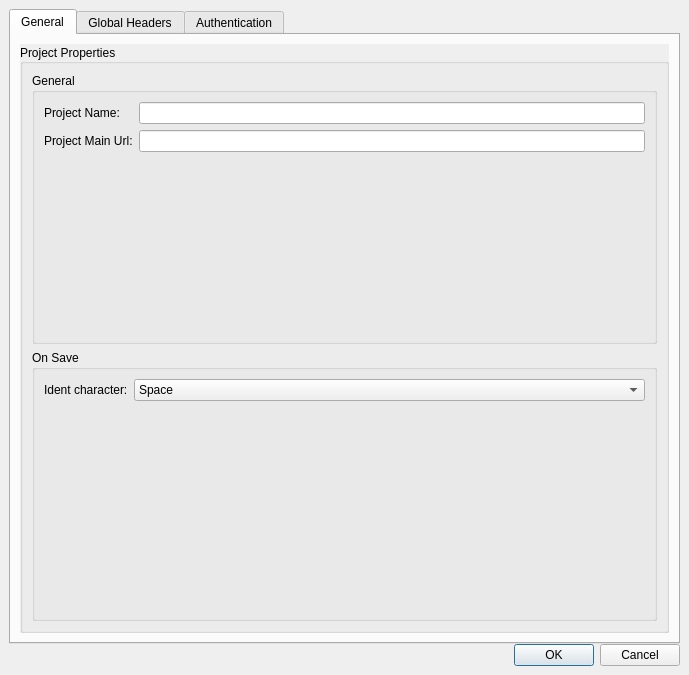
<?xml version="1.0" encoding="UTF-8"?>
<ui version="4.0">
 <class>ProjectProperties</class>
 <widget class="QDialog" name="ProjectProperties">
  <property name="geometry">
   <rect>
    <x>0</x>
    <y>0</y>
    <width>689</width>
    <height>675</height>
   </rect>
  </property>
  <property name="windowTitle">
   <string>Project Properties</string>
  </property>
  <layout class="QVBoxLayout" name="verticalLayout">
   <property name="spacing">
    <number>0</number>
   </property>
   <property name="sizeConstraint">
    <enum>QLayout::SetMaximumSize</enum>
   </property>
   <property name="leftMargin">
    <number>9</number>
   </property>
   <property name="topMargin">
    <number>9</number>
   </property>
   <property name="rightMargin">
    <number>9</number>
   </property>
   <property name="bottomMargin">
    <number>9</number>
   </property>
   <item>
    <widget class="QTabWidget" name="tabWidget">
     <property name="currentIndex">
      <number>0</number>
     </property>
     <widget class="QWidget" name="tabGeneral">
      <attribute name="title">
       <string>General</string>
      </attribute>
      <layout class="QVBoxLayout" name="verticalLayout_3">
       <item>
        <widget class="QGroupBox" name="gbProjectProperties">
         <property name="sizePolicy">
          <sizepolicy hsizetype="Expanding" vsizetype="Expanding">
           <horstretch>0</horstretch>
           <verstretch>0</verstretch>
          </sizepolicy>
         </property>
         <property name="autoFillBackground">
          <bool>true</bool>
         </property>
         <property name="title">
          <string>Project Properties</string>
         </property>
         <property name="alignment">
          <set>Qt::AlignJustify|Qt::AlignVCenter</set>
         </property>
         <layout class="QVBoxLayout" name="verticalLayout_2">
          <property name="sizeConstraint">
           <enum>QLayout::SetMaximumSize</enum>
          </property>
          <item>
           <widget class="QGroupBox" name="gbGeneral">
            <property name="title">
             <string>General</string>
            </property>
            <layout class="QFormLayout" name="formLayout">
             <item row="0" column="0">
              <widget class="QLabel" name="lbProjectName">
               <property name="text">
                <string>Project Name:</string>
               </property>
              </widget>
             </item>
             <item row="0" column="1">
              <widget class="QLineEdit" name="leProjectName"/>
             </item>
             <item row="1" column="0">
              <widget class="QLabel" name="lbProjectMainUrl">
               <property name="text">
                <string>Project Main Url:</string>
               </property>
              </widget>
             </item>
             <item row="1" column="1">
              <widget class="QLineEdit" name="leProjectMainUrl"/>
             </item>
            </layout>
           </widget>
          </item>
          <item>
           <widget class="QGroupBox" name="groupBox">
            <property name="title">
             <string>On Save</string>
            </property>
            <layout class="QFormLayout" name="formLayout_3">
             <item row="0" column="0">
              <widget class="QLabel" name="lbIdentCharacter">
               <property name="toolTip">
                <string>Specifies the type of white space to use when identing the project xml file (on save).</string>
               </property>
               <property name="text">
                <string>Ident character:</string>
               </property>
              </widget>
             </item>
             <item row="0" column="1">
              <widget class="QComboBox" name="cbIdentCharacter">
               <property name="toolTip">
                <string>Specifies the type of white space to use when identing the project xml file (on save).</string>
               </property>
               <item>
                <property name="text">
                 <string>Space</string>
                </property>
               </item>
               <item>
                <property name="text">
                 <string>Tab</string>
                </property>
               </item>
              </widget>
             </item>
            </layout>
           </widget>
          </item>
         </layout>
        </widget>
       </item>
      </layout>
     </widget>
     <widget class="QWidget" name="tabGlobalHeaders">
      <attribute name="title">
       <string>Global Headers</string>
      </attribute>
      <layout class="QVBoxLayout" name="verticalLayout_5">
       <item>
        <widget class="QLabel" name="globalHeadersDescription">
         <property name="minimumSize">
          <size>
           <width>0</width>
           <height>20</height>
          </size>
         </property>
         <property name="text">
          <string>Any header added here will be appended to all requests in this project. They will be shown in the request table as disabled rows if the checkbox is disabled. Their values can be overwritten if a header with the same key is added.</string>
         </property>
         <property name="wordWrap">
          <bool>true</bool>
         </property>
        </widget>
       </item>
       <item>
        <layout class="QHBoxLayout" name="horizontalLayout_8">
         <property name="sizeConstraint">
          <enum>QLayout::SetMaximumSize</enum>
         </property>
         <item>
          <widget class="QTableWidget" name="headerKeyValue">
           <property name="sizePolicy">
            <sizepolicy hsizetype="Expanding" vsizetype="Expanding">
             <horstretch>0</horstretch>
             <verstretch>0</verstretch>
            </sizepolicy>
           </property>
           <property name="alternatingRowColors">
            <bool>true</bool>
           </property>
           <attribute name="horizontalHeaderStretchLastSection">
            <bool>true</bool>
           </attribute>
           <column>
            <property name="text">
             <string>Key</string>
            </property>
           </column>
           <column>
            <property name="text">
             <string>Value</string>
            </property>
           </column>
          </widget>
         </item>
         <item>
          <layout class="QVBoxLayout" name="verticalLayout_7">
           <item>
            <widget class="QToolButton" name="headerKeyValueAdd">
             <property name="toolTip">
              <string>Add new row</string>
             </property>
             <property name="text">
              <string>...</string>
             </property>
             <property name="icon">
              <iconset resource="Resources/resources.qrc">
               <normaloff>:/icons/plus.png</normaloff>:/icons/plus.png</iconset>
             </property>
            </widget>
           </item>
           <item>
            <widget class="QToolButton" name="headerKeyValueRemove">
             <property name="toolTip">
              <string>Remove selected rows</string>
             </property>
             <property name="text">
              <string>...</string>
             </property>
             <property name="icon">
              <iconset resource="Resources/resources.qrc">
               <normaloff>:/icons/minus.png</normaloff>:/icons/minus.png</iconset>
             </property>
            </widget>
           </item>
          </layout>
         </item>
        </layout>
       </item>
      </layout>
     </widget>
     <widget class="QWidget" name="tabAuthentication">
      <attribute name="title">
       <string>Authentication</string>
      </attribute>
      <layout class="QVBoxLayout" name="verticalLayout_6">
       <item>
        <widget class="QCheckBox" name="cbUseAuthentication">
         <property name="text">
          <string>Use Authentication</string>
         </property>
        </widget>
       </item>
       <item>
        <widget class="QGroupBox" name="gbAuthentication">
         <property name="enabled">
          <bool>false</bool>
         </property>
         <property name="title">
          <string>Authentication</string>
         </property>
         <layout class="QVBoxLayout" name="verticalLayout_9">
          <item>
           <widget class="QLabel" name="lbSaveProjectAuthTo">
            <property name="text">
             <string>Save Project Authentication to:</string>
            </property>
           </widget>
          </item>
          <item>
           <layout class="QHBoxLayout" name="horizontalLayout">
            <item>
             <widget class="QRadioButton" name="rbSaveProjectAuthToConfigurationFile">
              <property name="toolTip">
               <string>Saves the authentication data to Frequest configuration file, even if you share the project file the authentication data is not shared</string>
              </property>
              <property name="text">
               <string>FRequest Configuration File</string>
              </property>
              <property name="checked">
               <bool>true</bool>
              </property>
             </widget>
            </item>
            <item>
             <widget class="QRadioButton" name="rbSaveProjectAuthToProjectFile">
              <property name="toolTip">
               <string>Saves the authentication data to the Frequest project file, so if you share your project file the authentication data is also shared</string>
              </property>
              <property name="text">
               <string>FRequest Project File</string>
              </property>
             </widget>
            </item>
           </layout>
          </item>
          <item>
           <widget class="QLabel" name="lbAuthType">
            <property name="text">
             <string>Authentication Type:</string>
            </property>
           </widget>
          </item>
          <item>
           <widget class="QComboBox" name="cbRequestType">
            <item>
             <property name="text">
              <string>Request Authentication</string>
             </property>
            </item>
            <item>
             <property name="text">
              <string>Basic Authentication</string>
             </property>
            </item>
           </widget>
          </item>
          <item>
           <widget class="QLabel" name="lbRequestForAuthentication">
            <property name="text">
             <string>Request for Authentication:</string>
            </property>
           </widget>
          </item>
          <item>
           <widget class="QComboBox" name="cbRequestForAuthentication"/>
          </item>
          <item>
           <widget class="QLabel" name="lbUsername">
            <property name="text">
             <string>Username:</string>
            </property>
           </widget>
          </item>
          <item>
           <widget class="QLineEdit" name="leUsername"/>
          </item>
          <item>
           <widget class="QLabel" name="lbPassword">
            <property name="text">
             <string>Password:</string>
            </property>
           </widget>
          </item>
          <item>
           <widget class="QLineEdit" name="lePassword">
            <property name="text">
             <string/>
            </property>
            <property name="echoMode">
             <enum>QLineEdit::Password</enum>
            </property>
           </widget>
          </item>
          <item>
           <widget class="QCheckBox" name="cbRetryLoginIfError401">
            <property name="text">
             <string>Retry login if the HTTP error 401 (Unauthorized) is received on a request</string>
            </property>
            <property name="checked">
             <bool>true</bool>
            </property>
           </widget>
          </item>
          <item>
           <widget class="QScrollArea" name="saProjectPropertiesNote">
            <property name="widgetResizable">
             <bool>true</bool>
            </property>
            <widget class="QWidget" name="scrollAreaWidgetContents_2">
             <property name="geometry">
              <rect>
               <x>0</x>
               <y>0</y>
               <width>623</width>
               <height>179</height>
              </rect>
             </property>
             <layout class="QVBoxLayout" name="verticalLayout_8">
              <item>
               <widget class="QLabel" name="lbProjectPropertiesNote">
                <property name="text">
                 <string>Note:</string>
                </property>
                <property name="wordWrap">
                 <bool>true</bool>
                </property>
                <property name="textInteractionFlags">
                 <set>Qt::LinksAccessibleByMouse|Qt::TextSelectableByKeyboard|Qt::TextSelectableByMouse</set>
                </property>
               </widget>
              </item>
             </layout>
            </widget>
           </widget>
          </item>
         </layout>
        </widget>
       </item>
      </layout>
     </widget>
    </widget>
   </item>
   <item>
    <widget class="QDialogButtonBox" name="buttonBox">
     <property name="orientation">
      <enum>Qt::Horizontal</enum>
     </property>
     <property name="standardButtons">
      <set>QDialogButtonBox::Cancel|QDialogButtonBox::Ok</set>
     </property>
    </widget>
   </item>
  </layout>
 </widget>
 <resources>
  <include location="Resources/resources.qrc"/>
 </resources>
 <connections>
  <connection>
   <sender>buttonBox</sender>
   <signal>accepted()</signal>
   <receiver>ProjectProperties</receiver>
   <slot>accept()</slot>
   <hints>
    <hint type="sourcelabel">
     <x>248</x>
     <y>254</y>
    </hint>
    <hint type="destinationlabel">
     <x>157</x>
     <y>274</y>
    </hint>
   </hints>
  </connection>
  <connection>
   <sender>buttonBox</sender>
   <signal>rejected()</signal>
   <receiver>ProjectProperties</receiver>
   <slot>reject()</slot>
   <hints>
    <hint type="sourcelabel">
     <x>316</x>
     <y>260</y>
    </hint>
    <hint type="destinationlabel">
     <x>286</x>
     <y>274</y>
    </hint>
   </hints>
  </connection>
 </connections>
</ui>
